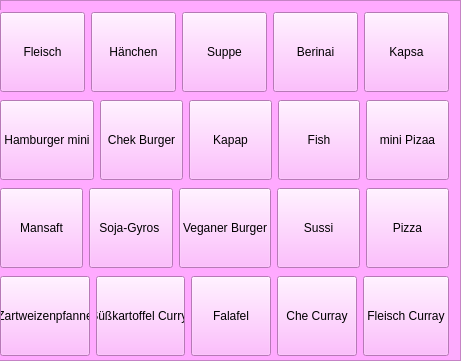
  <widget class="QFrame" name="frm2">
   <property name="geometry">
    <rect>
     <x>20</x>
     <y>120</y>
     <width>461</width>
     <height>361</height>
    </rect>
   </property>
   <property name="contextMenuPolicy">
    <enum>Qt::NoContextMenu</enum>
   </property>
   <property name="autoFillBackground">
    <bool>false</bool>
   </property>
   <property name="styleSheet">
    <string notr="true">background-color :rgb(255, 170, 255);
font-color:(255, 255, 0);</string>
   </property>
   <property name="frameShape">
    <enum>QFrame::StyledPanel</enum>
   </property>
   <property name="frameShadow">
    <enum>QFrame::Raised</enum>
   </property>
   <widget class="QWidget" name="layoutWidget">
    <property name="geometry">
     <rect>
      <x>0</x>
      <y>10</y>
      <width>449</width>
      <height>350</height>
     </rect>
    </property>
    <layout class="QVBoxLayout" name="verticalLayout_4">
     <item>
      <layout class="QHBoxLayout" name="horizontalLayout_17">
       <item>
        <layout class="QHBoxLayout" name="horizontalLayout_18">
         <item>
          <widget class="QPushButton" name="btnFleisch">
           <property name="minimumSize">
            <size>
             <width>0</width>
             <height>80</height>
            </size>
           </property>
           <property name="sizeIncrement">
            <size>
             <width>0</width>
             <height>0</height>
            </size>
           </property>
           <property name="palette">
            <palette>
             <active>
              <colorrole role="WindowText">
               <brush brushstyle="SolidPattern">
                <color alpha="255">
                 <red>0</red>
                 <green>0</green>
                 <blue>0</blue>
                </color>
               </brush>
              </colorrole>
              <colorrole role="Button">
               <brush brushstyle="SolidPattern">
                <color alpha="255">
                 <red>255</red>
                 <green>170</green>
                 <blue>255</blue>
                </color>
               </brush>
              </colorrole>
              <colorrole role="Light">
               <brush brushstyle="SolidPattern">
                <color alpha="255">
                 <red>127</red>
                 <green>255</green>
                 <blue>127</blue>
                </color>
               </brush>
              </colorrole>
              <colorrole role="Midlight">
               <brush brushstyle="SolidPattern">
                <color alpha="255">
                 <red>63</red>
                 <green>255</green>
                 <blue>63</blue>
                </color>
               </brush>
              </colorrole>
              <colorrole role="Dark">
               <brush brushstyle="SolidPattern">
                <color alpha="255">
                 <red>0</red>
                 <green>127</green>
                 <blue>0</blue>
                </color>
               </brush>
              </colorrole>
              <colorrole role="Mid">
               <brush brushstyle="SolidPattern">
                <color alpha="255">
                 <red>0</red>
                 <green>170</green>
                 <blue>0</blue>
                </color>
               </brush>
              </colorrole>
              <colorrole role="Text">
               <brush brushstyle="SolidPattern">
                <color alpha="255">
                 <red>0</red>
                 <green>0</green>
                 <blue>0</blue>
                </color>
               </brush>
              </colorrole>
              <colorrole role="BrightText">
               <brush brushstyle="SolidPattern">
                <color alpha="255">
                 <red>255</red>
                 <green>255</green>
                 <blue>255</blue>
                </color>
               </brush>
              </colorrole>
              <colorrole role="ButtonText">
               <brush brushstyle="SolidPattern">
                <color alpha="255">
                 <red>0</red>
                 <green>0</green>
                 <blue>0</blue>
                </color>
               </brush>
              </colorrole>
              <colorrole role="Base">
               <brush brushstyle="SolidPattern">
                <color alpha="255">
                 <red>255</red>
                 <green>170</green>
                 <blue>255</blue>
                </color>
               </brush>
              </colorrole>
              <colorrole role="Window">
               <brush brushstyle="SolidPattern">
                <color alpha="255">
                 <red>255</red>
                 <green>170</green>
                 <blue>255</blue>
                </color>
               </brush>
              </colorrole>
              <colorrole role="Shadow">
               <brush brushstyle="SolidPattern">
                <color alpha="255">
                 <red>0</red>
                 <green>0</green>
                 <blue>0</blue>
                </color>
               </brush>
              </colorrole>
              <colorrole role="AlternateBase">
               <brush brushstyle="SolidPattern">
                <color alpha="255">
                 <red>127</red>
                 <green>255</green>
                 <blue>127</blue>
                </color>
               </brush>
              </colorrole>
              <colorrole role="ToolTipBase">
               <brush brushstyle="SolidPattern">
                <color alpha="255">
                 <red>255</red>
                 <green>255</green>
                 <blue>220</blue>
                </color>
               </brush>
              </colorrole>
              <colorrole role="ToolTipText">
               <brush brushstyle="SolidPattern">
                <color alpha="255">
                 <red>0</red>
                 <green>0</green>
                 <blue>0</blue>
                </color>
               </brush>
              </colorrole>
              <colorrole role="PlaceholderText">
               <brush brushstyle="SolidPattern">
                <color alpha="128">
                 <red>0</red>
                 <green>0</green>
                 <blue>0</blue>
                </color>
               </brush>
              </colorrole>
             </active>
             <inactive>
              <colorrole role="WindowText">
               <brush brushstyle="SolidPattern">
                <color alpha="255">
                 <red>0</red>
                 <green>0</green>
                 <blue>0</blue>
                </color>
               </brush>
              </colorrole>
              <colorrole role="Button">
               <brush brushstyle="SolidPattern">
                <color alpha="255">
                 <red>255</red>
                 <green>170</green>
                 <blue>255</blue>
                </color>
               </brush>
              </colorrole>
              <colorrole role="Light">
               <brush brushstyle="SolidPattern">
                <color alpha="255">
                 <red>127</red>
                 <green>255</green>
                 <blue>127</blue>
                </color>
               </brush>
              </colorrole>
              <colorrole role="Midlight">
               <brush brushstyle="SolidPattern">
                <color alpha="255">
                 <red>63</red>
                 <green>255</green>
                 <blue>63</blue>
                </color>
               </brush>
              </colorrole>
              <colorrole role="Dark">
               <brush brushstyle="SolidPattern">
                <color alpha="255">
                 <red>0</red>
                 <green>127</green>
                 <blue>0</blue>
                </color>
               </brush>
              </colorrole>
              <colorrole role="Mid">
               <brush brushstyle="SolidPattern">
                <color alpha="255">
                 <red>0</red>
                 <green>170</green>
                 <blue>0</blue>
                </color>
               </brush>
              </colorrole>
              <colorrole role="Text">
               <brush brushstyle="SolidPattern">
                <color alpha="255">
                 <red>0</red>
                 <green>0</green>
                 <blue>0</blue>
                </color>
               </brush>
              </colorrole>
              <colorrole role="BrightText">
               <brush brushstyle="SolidPattern">
                <color alpha="255">
                 <red>255</red>
                 <green>255</green>
                 <blue>255</blue>
                </color>
               </brush>
              </colorrole>
              <colorrole role="ButtonText">
               <brush brushstyle="SolidPattern">
                <color alpha="255">
                 <red>0</red>
                 <green>0</green>
                 <blue>0</blue>
                </color>
               </brush>
              </colorrole>
              <colorrole role="Base">
               <brush brushstyle="SolidPattern">
                <color alpha="255">
                 <red>255</red>
                 <green>170</green>
                 <blue>255</blue>
                </color>
               </brush>
              </colorrole>
              <colorrole role="Window">
               <brush brushstyle="SolidPattern">
                <color alpha="255">
                 <red>255</red>
                 <green>170</green>
                 <blue>255</blue>
                </color>
               </brush>
              </colorrole>
              <colorrole role="Shadow">
               <brush brushstyle="SolidPattern">
                <color alpha="255">
                 <red>0</red>
                 <green>0</green>
                 <blue>0</blue>
                </color>
               </brush>
              </colorrole>
              <colorrole role="AlternateBase">
               <brush brushstyle="SolidPattern">
                <color alpha="255">
                 <red>127</red>
                 <green>255</green>
                 <blue>127</blue>
                </color>
               </brush>
              </colorrole>
              <colorrole role="ToolTipBase">
               <brush brushstyle="SolidPattern">
                <color alpha="255">
                 <red>255</red>
                 <green>255</green>
                 <blue>220</blue>
                </color>
               </brush>
              </colorrole>
              <colorrole role="ToolTipText">
               <brush brushstyle="SolidPattern">
                <color alpha="255">
                 <red>0</red>
                 <green>0</green>
                 <blue>0</blue>
                </color>
               </brush>
              </colorrole>
              <colorrole role="PlaceholderText">
               <brush brushstyle="SolidPattern">
                <color alpha="128">
                 <red>0</red>
                 <green>0</green>
                 <blue>0</blue>
                </color>
               </brush>
              </colorrole>
             </inactive>
             <disabled>
              <colorrole role="WindowText">
               <brush brushstyle="SolidPattern">
                <color alpha="255">
                 <red>0</red>
                 <green>127</green>
                 <blue>0</blue>
                </color>
               </brush>
              </colorrole>
              <colorrole role="Button">
               <brush brushstyle="SolidPattern">
                <color alpha="255">
                 <red>255</red>
                 <green>170</green>
                 <blue>255</blue>
                </color>
               </brush>
              </colorrole>
              <colorrole role="Light">
               <brush brushstyle="SolidPattern">
                <color alpha="255">
                 <red>127</red>
                 <green>255</green>
                 <blue>127</blue>
                </color>
               </brush>
              </colorrole>
              <colorrole role="Midlight">
               <brush brushstyle="SolidPattern">
                <color alpha="255">
                 <red>63</red>
                 <green>255</green>
                 <blue>63</blue>
                </color>
               </brush>
              </colorrole>
              <colorrole role="Dark">
               <brush brushstyle="SolidPattern">
                <color alpha="255">
                 <red>0</red>
                 <green>127</green>
                 <blue>0</blue>
                </color>
               </brush>
              </colorrole>
              <colorrole role="Mid">
               <brush brushstyle="SolidPattern">
                <color alpha="255">
                 <red>0</red>
                 <green>170</green>
                 <blue>0</blue>
                </color>
               </brush>
              </colorrole>
              <colorrole role="Text">
               <brush brushstyle="SolidPattern">
                <color alpha="255">
                 <red>0</red>
                 <green>127</green>
                 <blue>0</blue>
                </color>
               </brush>
              </colorrole>
              <colorrole role="BrightText">
               <brush brushstyle="SolidPattern">
                <color alpha="255">
                 <red>255</red>
                 <green>255</green>
                 <blue>255</blue>
                </color>
               </brush>
              </colorrole>
              <colorrole role="ButtonText">
               <brush brushstyle="SolidPattern">
                <color alpha="255">
                 <red>0</red>
                 <green>127</green>
                 <blue>0</blue>
                </color>
               </brush>
              </colorrole>
              <colorrole role="Base">
               <brush brushstyle="SolidPattern">
                <color alpha="255">
                 <red>255</red>
                 <green>170</green>
                 <blue>255</blue>
                </color>
               </brush>
              </colorrole>
              <colorrole role="Window">
               <brush brushstyle="SolidPattern">
                <color alpha="255">
                 <red>255</red>
                 <green>170</green>
                 <blue>255</blue>
                </color>
               </brush>
              </colorrole>
              <colorrole role="Shadow">
               <brush brushstyle="SolidPattern">
                <color alpha="255">
                 <red>0</red>
                 <green>0</green>
                 <blue>0</blue>
                </color>
               </brush>
              </colorrole>
              <colorrole role="AlternateBase">
               <brush brushstyle="SolidPattern">
                <color alpha="255">
                 <red>0</red>
                 <green>255</green>
                 <blue>0</blue>
                </color>
               </brush>
              </colorrole>
              <colorrole role="ToolTipBase">
               <brush brushstyle="SolidPattern">
                <color alpha="255">
                 <red>255</red>
                 <green>255</green>
                 <blue>220</blue>
                </color>
               </brush>
              </colorrole>
              <colorrole role="ToolTipText">
               <brush brushstyle="SolidPattern">
                <color alpha="255">
                 <red>0</red>
                 <green>0</green>
                 <blue>0</blue>
                </color>
               </brush>
              </colorrole>
              <colorrole role="PlaceholderText">
               <brush brushstyle="SolidPattern">
                <color alpha="128">
                 <red>0</red>
                 <green>0</green>
                 <blue>0</blue>
                </color>
               </brush>
              </colorrole>
             </disabled>
            </palette>
           </property>
           <property name="autoFillBackground">
            <bool>false</bool>
           </property>
           <property name="text">
            <string>Fleisch</string>
           </property>
          </widget>
         </item>
         <item>
          <widget class="QPushButton" name="btnHan">
           <property name="minimumSize">
            <size>
             <width>80</width>
             <height>80</height>
            </size>
           </property>
           <property name="text">
            <string>Hänchen</string>
           </property>
          </widget>
         </item>
         <item>
          <widget class="QPushButton" name="btnSuppe">
           <property name="minimumSize">
            <size>
             <width>0</width>
             <height>80</height>
            </size>
           </property>
           <property name="text">
            <string>Suppe</string>
           </property>
          </widget>
         </item>
         <item>
          <widget class="QPushButton" name="btnBeri">
           <property name="minimumSize">
            <size>
             <width>0</width>
             <height>80</height>
            </size>
           </property>
           <property name="text">
            <string>Berinai</string>
           </property>
          </widget>
         </item>
         <item>
          <widget class="QPushButton" name="btnKapsa">
           <property name="minimumSize">
            <size>
             <width>0</width>
             <height>80</height>
            </size>
           </property>
           <property name="text">
            <string>Kapsa</string>
           </property>
          </widget>
         </item>
        </layout>
       </item>
      </layout>
     </item>
     <item>
      <layout class="QHBoxLayout" name="horizontalLayout_19">
       <item>
        <widget class="QPushButton" name="btnMinBur">
         <property name="minimumSize">
          <size>
           <width>0</width>
           <height>80</height>
          </size>
         </property>
         <property name="text">
          <string>Hamburger mini</string>
         </property>
        </widget>
       </item>
       <item>
        <widget class="QPushButton" name="btnCkBurg">
         <property name="minimumSize">
          <size>
           <width>0</width>
           <height>80</height>
          </size>
         </property>
         <property name="text">
          <string>Chek Burger</string>
         </property>
        </widget>
       </item>
       <item>
        <widget class="QPushButton" name="btnKApA">
         <property name="minimumSize">
          <size>
           <width>0</width>
           <height>80</height>
          </size>
         </property>
         <property name="styleSheet">
          <string notr="true">background-color :rgb(255, 170, 255);
font-color:(255, 255, 0);
</string>
         </property>
         <property name="text">
          <string>Kapap</string>
         </property>
        </widget>
       </item>
       <item>
        <widget class="QPushButton" name="btnFish">
         <property name="minimumSize">
          <size>
           <width>0</width>
           <height>80</height>
          </size>
         </property>
         <property name="text">
          <string>Fish</string>
         </property>
        </widget>
       </item>
       <item>
        <widget class="QPushButton" name="btnPizaMini">
         <property name="minimumSize">
          <size>
           <width>0</width>
           <height>80</height>
          </size>
         </property>
         <property name="text">
          <string>mini Pizaa</string>
         </property>
        </widget>
       </item>
      </layout>
     </item>
     <item>
      <layout class="QHBoxLayout" name="horizontalLayout_20">
       <item>
        <widget class="QPushButton" name="btnMansaft">
         <property name="minimumSize">
          <size>
           <width>0</width>
           <height>80</height>
          </size>
         </property>
         <property name="text">
          <string>Mansaft</string>
         </property>
        </widget>
       </item>
       <item>
        <widget class="QPushButton" name="btnSoja">
         <property name="minimumSize">
          <size>
           <width>0</width>
           <height>80</height>
          </size>
         </property>
         <property name="styleSheet">
          <string notr="true">background-color :rgb(255, 170, 255);
font-color:(255, 255, 0);</string>
         </property>
         <property name="text">
          <string>Soja-Gyros </string>
         </property>
        </widget>
       </item>
       <item>
        <widget class="QPushButton" name="btnVegBurg">
         <property name="minimumSize">
          <size>
           <width>0</width>
           <height>80</height>
          </size>
         </property>
         <property name="text">
          <string>Veganer Burger</string>
         </property>
        </widget>
       </item>
       <item>
        <widget class="QPushButton" name="btnSussi">
         <property name="minimumSize">
          <size>
           <width>0</width>
           <height>80</height>
          </size>
         </property>
         <property name="text">
          <string>Sussi</string>
         </property>
        </widget>
       </item>
       <item>
        <widget class="QPushButton" name="pushButton_77">
         <property name="minimumSize">
          <size>
           <width>0</width>
           <height>80</height>
          </size>
         </property>
         <property name="text">
          <string>Pizza</string>
         </property>
        </widget>
       </item>
      </layout>
     </item>
     <item>
      <layout class="QHBoxLayout" name="horizontalLayout_21">
       <item>
        <widget class="QPushButton" name="btnZar">
         <property name="minimumSize">
          <size>
           <width>0</width>
           <height>80</height>
          </size>
         </property>
         <property name="text">
          <string>Zartweizenpfanne</string>
         </property>
        </widget>
       </item>
       <item>
        <widget class="QPushButton" name="btnSuss">
         <property name="minimumSize">
          <size>
           <width>0</width>
           <height>80</height>
          </size>
         </property>
         <property name="text">
          <string>Süßkartoffel Curry </string>
         </property>
        </widget>
       </item>
       <item>
        <widget class="QPushButton" name="btnFlafal">
         <property name="minimumSize">
          <size>
           <width>0</width>
           <height>80</height>
          </size>
         </property>
         <property name="text">
          <string>Falafel</string>
         </property>
        </widget>
       </item>
       <item>
        <widget class="QPushButton" name="btnChCUR">
         <property name="minimumSize">
          <size>
           <width>0</width>
           <height>80</height>
          </size>
         </property>
         <property name="text">
          <string>Che Curray</string>
         </property>
        </widget>
       </item>
       <item>
        <widget class="QPushButton" name="btnFliCur">
         <property name="minimumSize">
          <size>
           <width>0</width>
           <height>80</height>
          </size>
         </property>
         <property name="text">
          <string>Fleisch Curray</string>
         </property>
        </widget>
       </item>
      </layout>
     </item>
    </layout>
   </widget>
  </widget>
